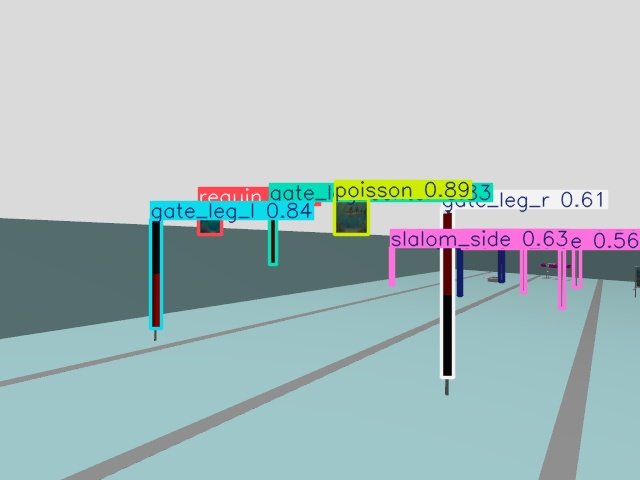
#> input picture scripts/Models/predict_bbox_sim/sim_image_0049.jpg, 640 x 480 px, given as the content of the folder C:/Users/Xavier Lefebvre/Documents/dataset/rgb_mcgill, which was not available
$ python filter_for_remove_blue_in_picture.py
#> lines starting #> are read from the running program, lines starting #| are printed output that depends on the picture; pictures that were not available may be replaced by others from this repository, and a replacement may not be noted
#> further down, mat_bgr is the input picture: shape (480, 640, 3); mean B, G, R 190.7, 189.2, 172.3
import sys
import numpy as np
import cv2
import math
from PIL import Image

THRESHOLD_RATIO = 2000
MIN_AVG_RED = 60
MAX_HUE_SHIFT = 120
BLUE_MAGIC_VALUE = 1.2
SAMPLE_SECONDS = 2  # Extracts color correction from every N seconds


def hue_shift_red(mat, h):
    U = math.cos(h * math.pi / 180)
    W = math.sin(h * math.pi / 180)

    r = (0.299 + 0.701 * U + 0.168 * W) * mat[..., 0]
    g = (0.587 - 0.587 * U + 0.330 * W) * mat[..., 1]
    b = (0.114 - 0.114 * U - 0.497 * W) * mat[..., 2]

    return np.dstack([r, g, b])


def normalizing_interval(array):
    high = 255
    low = 0
    max_dist = 0

    for i in range(1, len(array)):
        dist = array[i] - array[i - 1]
        if (dist > max_dist):
            max_dist = dist
            high = array[i]
            low = array[i - 1]

    return (low, high)


def apply_filter(mat, filt):
    filtered_mat = np.zeros_like(mat, dtype=np.float32)
    filtered_mat[..., 0] = mat[..., 0] * filt[0] + mat[..., 1] * filt[1] + mat[..., 2] * filt[2] + filt[4] * 255
    filtered_mat[..., 1] = mat[..., 1] * filt[6] + filt[9] * 255
    filtered_mat[..., 2] = mat[..., 2] * filt[12] + filt[14] * 255
    return np.clip(filtered_mat, 0, 255).astype(np.uint8)


def get_filter_matrix(mat):
    mat = cv2.resize(mat, (256, 256))
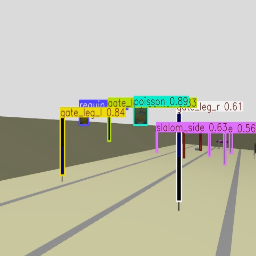
#> mat: shape (256, 256, 3); mean of channels 0, 1, 2 172.2, 189.1, 190.6; drawn as B, G, R

    # Get average values of RGB
    avg_mat = np.array(cv2.mean(mat)[:3], dtype=np.uint8)
#> avg_mat = [172, 189, 190]

    # Find hue shift so that average red reaches MIN_AVG_RED
    new_avg_r = avg_mat[0]
#> new_avg_r = 172
    hue_shift = 0
    while (new_avg_r < MIN_AVG_RED):

        shifted = hue_shift_red(avg_mat, hue_shift)
        new_avg_r = np.sum(shifted)
        hue_shift += 1
        if hue_shift > MAX_HUE_SHIFT:
            new_avg_r = MIN_AVG_RED
#> this loop made 0 passes
#> after the loop, hue_shift = 0

    # Apply hue shift to whole image and replace red channel
    shifted_mat = hue_shift_red(mat, hue_shift)
#> in hue_shift_red, `U = math.cos(h * math.pi / 180)`: U = 1
#> in hue_shift_red, `W = math.sin(h * math.pi / 180)`: W = 0
#> in hue_shift_red, `r = (0.299 + 0.701 * U + 0.168 * W) * mat[..., 0]`:
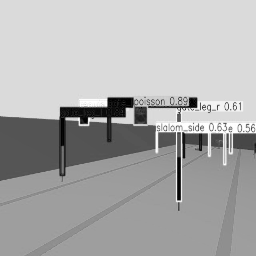
#> r: shape (256, 256) float64; min 0, max 255, mean 172.2
#> in hue_shift_red, `g = (0.587 - 0.587 * U + 0.330 * W) * mat[..., 1]`: g: shape (256, 256) float64; every value is 0
#> in hue_shift_red, `return np.dstack([r, g, b])`:
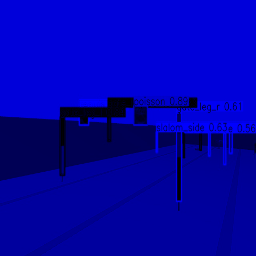
#> returned value: shape (256, 256, 3) float64; mean of channels 0, 1, 2 172.2, 0, 0; drawn as B, G, R
    new_r_channel = np.sum(shifted_mat, axis=2)
    new_r_channel = np.clip(new_r_channel, 0, 255)
    mat[..., 0] = new_r_channel

    # Get histogram of all channels
    hist_r = hist = cv2.calcHist([mat], [0], None, [256], [0, 256])
#> hist_r = 256 values, max 26860 at index 218, min 4 at index 64, mean 256; hist has the same summary as hist_r
    hist_g = hist = cv2.calcHist([mat], [1], None, [256], [0, 256])
#> hist_g = 256 values, max 27009 at index 218, min 0 at index 12, mean 256; hist has the same summary as hist_g
    hist_b = hist = cv2.calcHist([mat], [2], None, [256], [0, 256])
#> hist_b = 256 values, max 26854 at index 218, min 2 at index 255, mean 256; hist has the same summary as hist_b

    normalize_mat = np.zeros((256, 3))
    threshold_level = (mat.shape[0] * mat.shape[1]) / THRESHOLD_RATIO
#> threshold_level = 32.77
    for x in range(256):

        if hist_r[x] < threshold_level:
            normalize_mat[x][0] = x

        if hist_g[x] < threshold_level:
            normalize_mat[x][1] = x

        if hist_b[x] < threshold_level:
            normalize_mat[x][2] = x
#> after the loop, normalize_mat = 256 rows, first 8: [0, 0, 0], [0, 0, 0], [0, 2, 2], [3, 3, 3], [0, 0, 0], [0, 0, 0], [6, 6, 0], [7, 7, 7]

    normalize_mat[255][0] = 255
    normalize_mat[255][1] = 255
    normalize_mat[255][2] = 255

    adjust_r_low, adjust_r_high = normalizing_interval(normalize_mat[..., 0])
#> the loop in normalizing_interval, `for i in range(1, len(array)):` made 255 passes
#> dist on passes 1 to 12: 0, 0, 3, -3, 0, 6, 1, 1, -8, 0, 0, 0
#> after the loop in normalizing_interval, `for i in range(1, len(array)):`: high = 255; low = 0; max_dist = 255
#> adjust_r_low = 0; adjust_r_high = 255
    adjust_g_low, adjust_g_high = normalizing_interval(normalize_mat[..., 1])
#> the loop in normalizing_interval (call 2), `for i in range(1, len(array)):` made 255 passes
#> adjust_g_low = 0; adjust_g_high = 246
    adjust_b_low, adjust_b_high = normalizing_interval(normalize_mat[..., 2])
#> adjust_b_low = 0; adjust_b_high = 247

    shifted = hue_shift_red(np.array([1, 1, 1]), hue_shift)
#> shifted = [[1, 0, 0]]
    shifted_r, shifted_g, shifted_b = shifted[0][0]
#> shifted_r = 1; shifted_g = 0; shifted_b = 0

    red_gain = 256 / (adjust_r_high - adjust_r_low)
#> red_gain = 1
    green_gain = 256 / (adjust_g_high - adjust_g_low)
#> green_gain = 1.04
    blue_gain = 256 / (adjust_b_high - adjust_b_low)
#> blue_gain = 1.04

    redOffset = (-adjust_r_low / 256) * red_gain
#> redOffset = 0
    greenOffset = (-adjust_g_low / 256) * green_gain
#> greenOffset = 0
    blueOffset = (-adjust_b_low / 256) * blue_gain
#> blueOffset = 0

    adjust_red = shifted_r * red_gain
#> adjust_red = 1
    adjust_red_green = shifted_g * red_gain
#> adjust_red_green = 0
    adjust_red_blue = shifted_b * red_gain * BLUE_MAGIC_VALUE
#> adjust_red_blue = 0

    return np.array([
        adjust_red, adjust_red_green, adjust_red_blue, 0, redOffset,
        0, green_gain, 0, 0, greenOffset,
        0, 0, blue_gain, 0, blueOffset,
        0, 0, 0, 1, 0,
    ])


def correct(mat):
    original_mat = mat.copy()

    filter_matrix = get_filter_matrix(mat)
#> filter_matrix = 20 values, max 1.04 at index 6, min 0 at index 1, mean 0.204

    corrected_mat = apply_filter(original_mat, filter_matrix)
#> in apply_filter, `filtered_mat[..., 0] = mat[..., 0] * filt[0] + mat[..., 1] * filt[1] +..`:
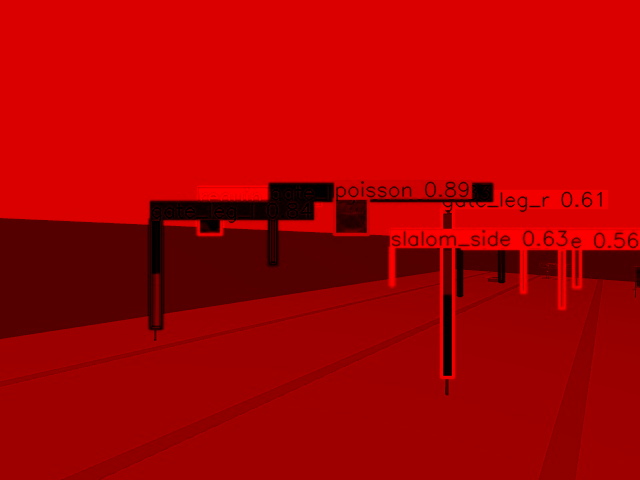
#> filtered_mat: shape (480, 640, 3) float32; mean R, G, B 173, 0, 0; drawn with min black and max white
#> in apply_filter, `filtered_mat[..., 1] = mat[..., 1] * filt[6] + filt[9] * 255`:
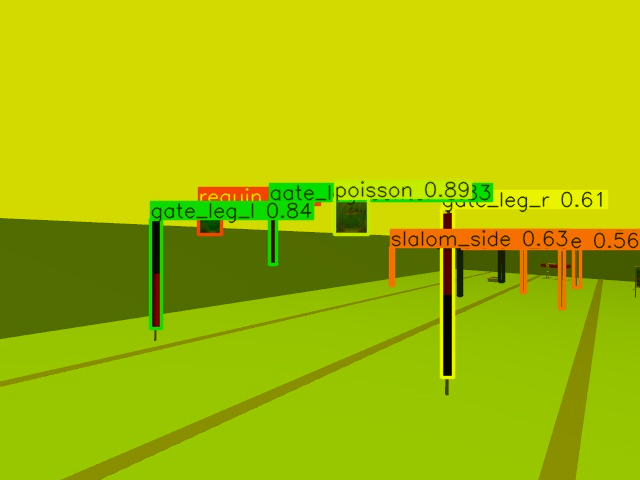
#> filtered_mat: shape (480, 640, 3) float32; mean R, G, B 173, 196.9, 0; drawn with min black and max white
#> in apply_filter, `return np.clip(filtered_mat, 0, 255).astype(np.uint8)`:
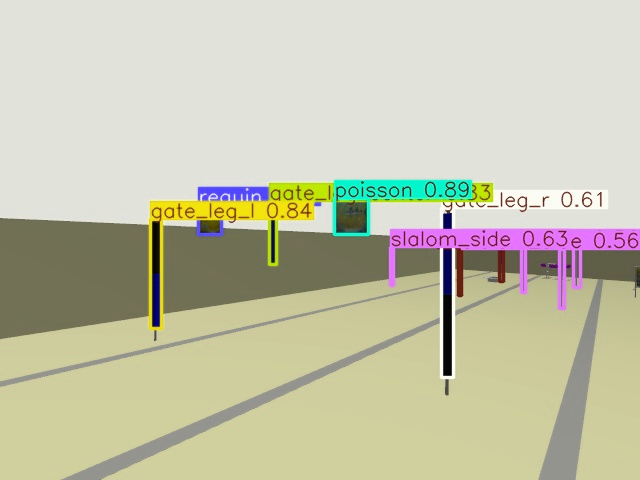
#> returned value: shape (480, 640, 3); mean of channels 0, 1, 2 172.3, 196.3, 197; drawn as B, G, R
    corrected_mat = cv2.cvtColor(corrected_mat, cv2.COLOR_RGB2BGR)

    return corrected_mat


# [144 lines left out: functions correct_image, analyze_video, precompute_filter_matrices, process_video, not called in this run]


if __name__ == "__main__":
    from pathlib import Path
    import os

    # Dossier d'entrée et de sortie
    INPUT_DIR = Path(r"C:\Users\Xavier Lefebvre\Documents\dataset\rgb_mcgill")
    OUTPUT_DIR = Path(r"C:\Users\Xavier Lefebvre\Documents\dataset\rgb_mcgill_lol")

    # Crée le dossier de sortie s'il n'existe pas
    OUTPUT_DIR.mkdir(parents=True, exist_ok=True)

    # Extensions acceptées
    valid_exts = {".png", ".jpg", ".jpeg", ".bmp", ".tif", ".tiff"}

    # Liste des images
    image_paths = sorted([p for p in INPUT_DIR.iterdir() if p.suffix.lower() in valid_exts])

    if len(image_paths) == 0:
        print(f"Aucune image trouvée dans : {INPUT_DIR}")
        exit(1)

    print(f"{len(image_paths)} image(s) trouvée(s).")

    for img_path in image_paths:
        print(f"\nTraitement : {img_path.name}")

        # Lecture image
        mat_bgr = cv2.imread(str(img_path))
        if mat_bgr is None:
            print(f"  Erreur lecture image : {img_path}")
            continue

        # Conversion pour la fonction correct()
        mat_rgb = cv2.cvtColor(mat_bgr, cv2.COLOR_BGR2RGB)

        try:
            corrected_bgr = correct(mat_rgb)   # ta fonction retourne déjà du BGR
        except Exception as e:
            print(f"  Erreur pendant la correction : {e}")
            continue

        # Image comparative : originale à gauche, corrigée à droite
        comparison = np.hstack((mat_bgr, corrected_bgr))
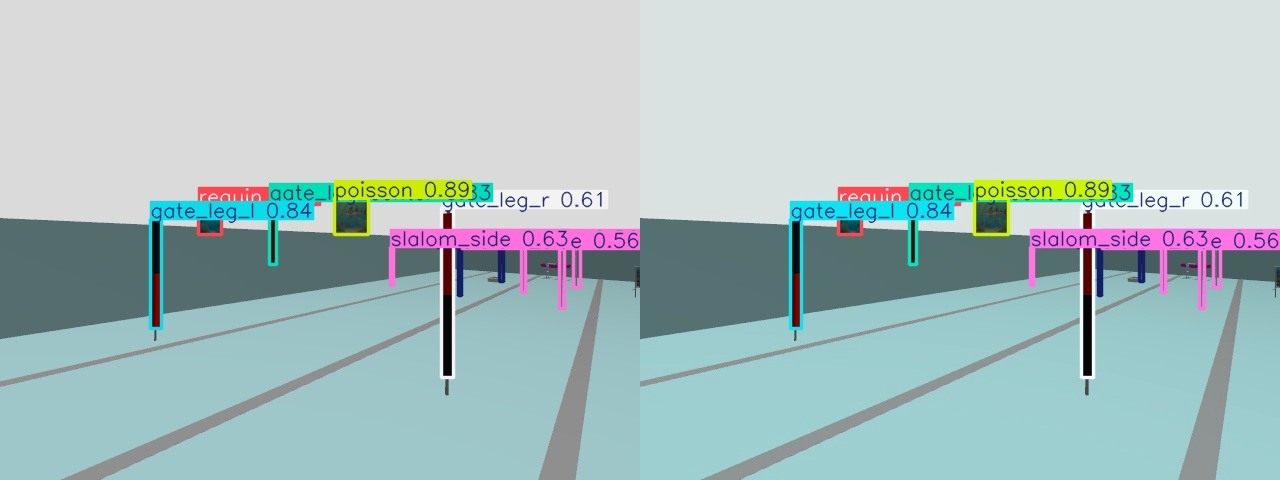
#> comparison: shape (480, 1280, 3); mean B, G, R 193.8, 192.7, 172.3

        # Nom du fichier de sortie
        out_path = OUTPUT_DIR / img_path.name

        # Sauvegarde
        success = cv2.imwrite(str(out_path), comparison)

        print(f"  Output path : {out_path}")
        print(f"  Save success: {success}")
#|   Save success: True

    print("\nTraitement terminé.")

$ run again, on scripts/Models/predict_bbox_sim/sim_image_0081.jpg
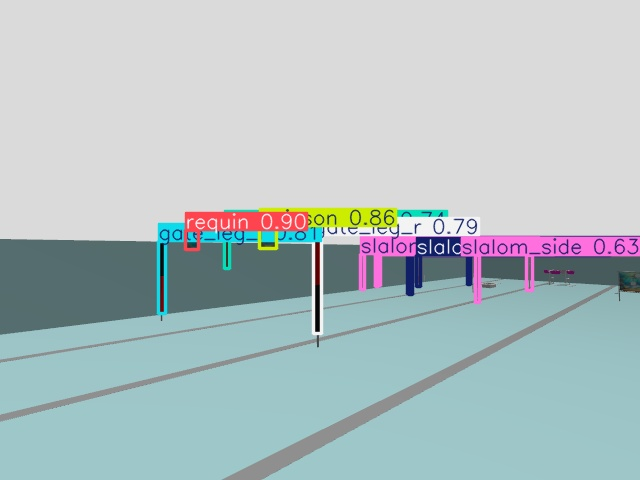
#> input picture scripts/Models/predict_bbox_sim/sim_image_0081.jpg, 640 x 480 px, given as the content of the folder C:/Users/Xavier Lefebvre/Documents/dataset/rgb_mcgill, which was not available
#> mat_bgr is the input picture: shape (480, 640, 3); mean B, G, R 194.6, 192.4, 178
#> avg_mat = [177, 192, 194]
#> new_avg_r = 177
#> after the loop in get_filter_matrix, `while (new_avg_r < MIN_AVG_RED):`: hue_shift = 0
#> U = 1
#> W = 0
#> g: shape (256, 256) float64; every value is 0
#> in hue_shift_red, `return np.dstack([r, g, b])`:
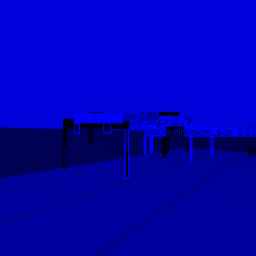
#> returned value: shape (256, 256, 3) float64; mean of channels 0, 1, 2 177.9, 0, 0; drawn as B, G, R
#> in get_filter_matrix, `hist_r = hist = cv2.calcHist([mat], [0], None, [256], [0, 256])`: hist_r = 256 values, max 29951 at index 218, min 3 at index 58, mean 256; hist has the same summary as hist_r
#> in get_filter_matrix, `hist_g = hist = cv2.calcHist([mat], [1], None, [256], [0, 256])`: hist_g = 256 values, max 30035 at index 218, min 0 at index 0, mean 256; hist has the same summary as hist_g
#> in get_filter_matrix, `hist_b = hist = cv2.calcHist([mat], [2], None, [256], [0, 256])`: hist_b = 256 values, max 29834 at index 218, min 2 at index 41, mean 256; hist has the same summary as hist_b
#> after the loop in get_filter_matrix, `for x in range(256):`: normalize_mat = 256 rows, first 8: [0, 0, 0], [1, 1, 1], [2, 2, 2], [3, 3, 3], [4, 4, 4], [5, 5, 5], [6, 6, 6], [7, 7, 7]
#> the loop in normalizing_interval, `for i in range(1, len(array)):` made 255 passes
#> dist on passes 1 to 8: 1, 1, 1, 1, 1, 1, 1, 1
#> after the loop in normalizing_interval, `for i in range(1, len(array)):`: high = 255; low = 0; max_dist = 255
#> adjust_r_low = 0; adjust_r_high = 255
#> the loop in normalizing_interval (call 2), `for i in range(1, len(array)):` made 255 passes
#> adjust_g_low = 0; adjust_g_high = 245
#> adjust_b_low = 0; adjust_b_high = 247
#> shifted = [[1, 0, 0]]
#> shifted_r = 1; shifted_g = 0
#> red_gain = 1
#> green_gain = 1.04
#> redOffset = 0
#> adjust_red = 1
#> adjust_red_green = 0
#> filter_matrix = 20 values, max 1.04 at index 6, min 0 at index 1, mean 0.204
#> `comparison = np.hstack((mat_bgr, corrected_bgr))`:
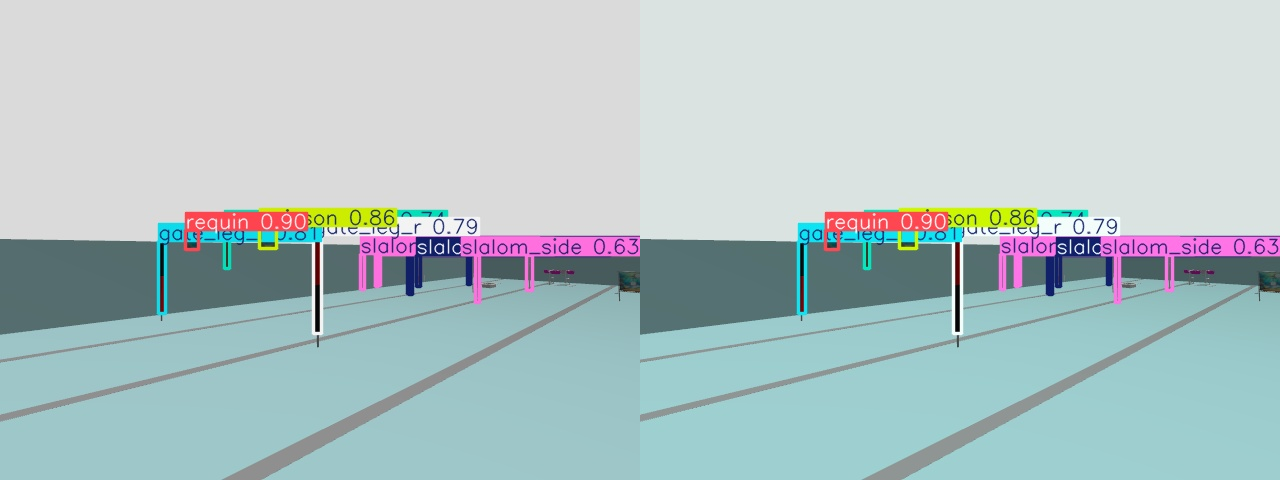
#> comparison: shape (480, 1280, 3); mean B, G, R 197.9, 196.4, 178
#|   Save success: True

$ run again, on scripts/Models/predict_bbox_sim/sim_image_0111.jpg
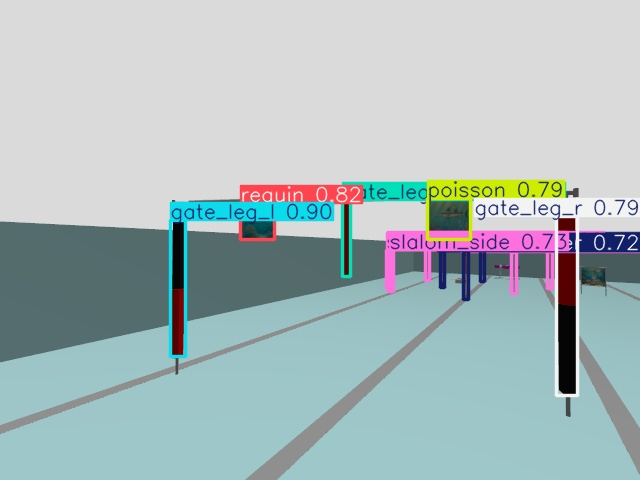
#> input picture scripts/Models/predict_bbox_sim/sim_image_0111.jpg, 640 x 480 px, given as the content of the folder C:/Users/Xavier Lefebvre/Documents/dataset/rgb_mcgill, which was not available
#> mat_bgr is the input picture: shape (480, 640, 3); mean B, G, R 188.1, 186.7, 170.6
#> avg_mat = [170, 186, 188]
#> new_avg_r = 170
#> after the loop in get_filter_matrix, `while (new_avg_r < MIN_AVG_RED):`: hue_shift = 0
#> U = 1
#> W = 0
#> g: shape (256, 256) float64; every value is 0
#> in hue_shift_red, `return np.dstack([r, g, b])`:
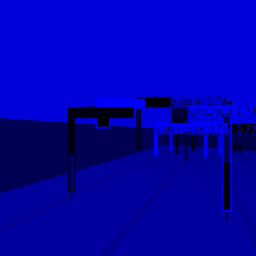
#> returned value: shape (256, 256, 3) float64; mean of channels 0, 1, 2 170.6, 0, 0; drawn as B, G, R
#> in get_filter_matrix, `hist_r = hist = cv2.calcHist([mat], [0], None, [256], [0, 256])`: hist_r = 256 values, max 26762 at index 218, min 5 at index 210, mean 256; hist has the same summary as hist_r
#> in get_filter_matrix, `hist_g = hist = cv2.calcHist([mat], [1], None, [256], [0, 256])`: hist_g = 256 values, max 26884 at index 218, min 0 at index 248, mean 256; hist has the same summary as hist_g
#> in get_filter_matrix, `hist_b = hist = cv2.calcHist([mat], [2], None, [256], [0, 256])`: hist_b = 256 values, max 26758 at index 218, min 1 at index 254, mean 256; hist has the same summary as hist_b
#> after the loop in get_filter_matrix, `for x in range(256):`: normalize_mat = 256 rows, first 8: [0, 0, 0], [0, 0, 0], [0, 0, 0], [3, 0, 3], [0, 0, 0], [0, 0, 0], [0, 0, 0], [7, 7, 7]
#> the loop in normalizing_interval, `for i in range(1, len(array)):` made 255 passes
#> dist on passes 1 to 8: 0, 0, 3, -3, 0, 0, 7, 1
#> after the loop in normalizing_interval, `for i in range(1, len(array)):`: high = 255; low = 0; max_dist = 255
#> adjust_r_low = 0; adjust_r_high = 255
#> the loop in normalizing_interval (call 2), `for i in range(1, len(array)):` made 255 passes
#> adjust_g_low = 0; adjust_g_high = 246
#> adjust_b_low = 0; adjust_b_high = 249
#> shifted = [[1, 0, 0]]
#> shifted_r = 1; shifted_g = 0
#> red_gain = 1
#> green_gain = 1.04
#> blue_gain = 1.03
#> redOffset = 0
#> adjust_red = 1
#> adjust_red_green = 0
#> filter_matrix = 20 values, max 1.04 at index 6, min 0 at index 1, mean 0.204
#> `comparison = np.hstack((mat_bgr, corrected_bgr))`:
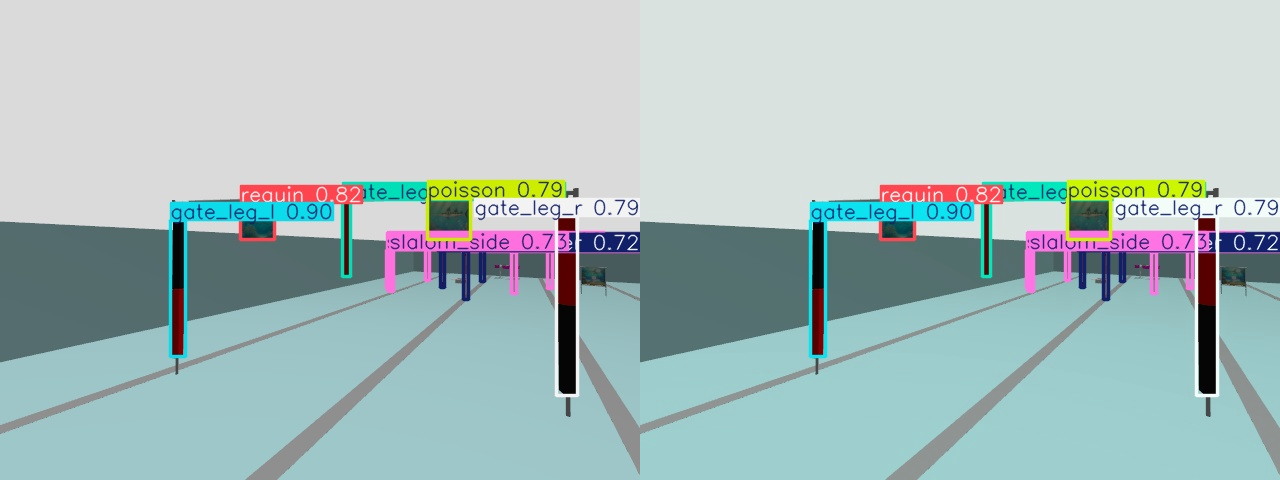
#> comparison: shape (480, 1280, 3); mean B, G, R 190.6, 190.2, 170.6
#|   Save success: True
